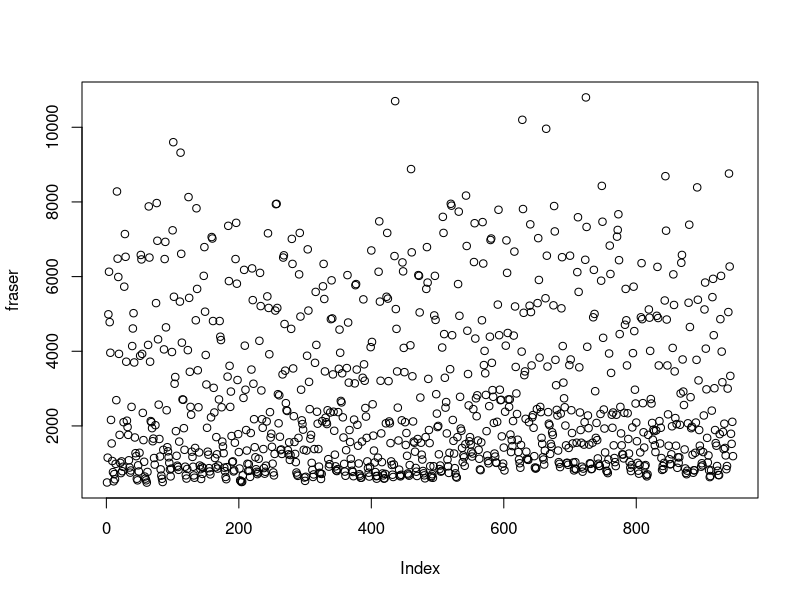
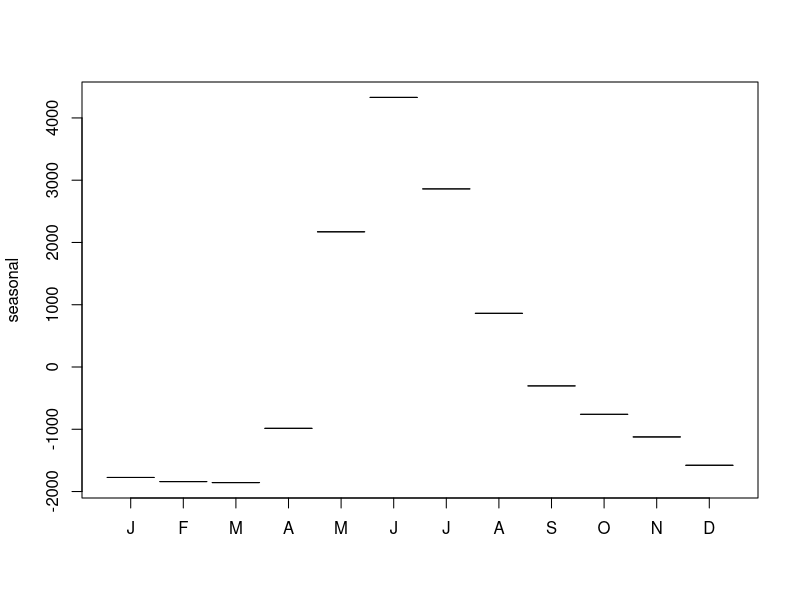
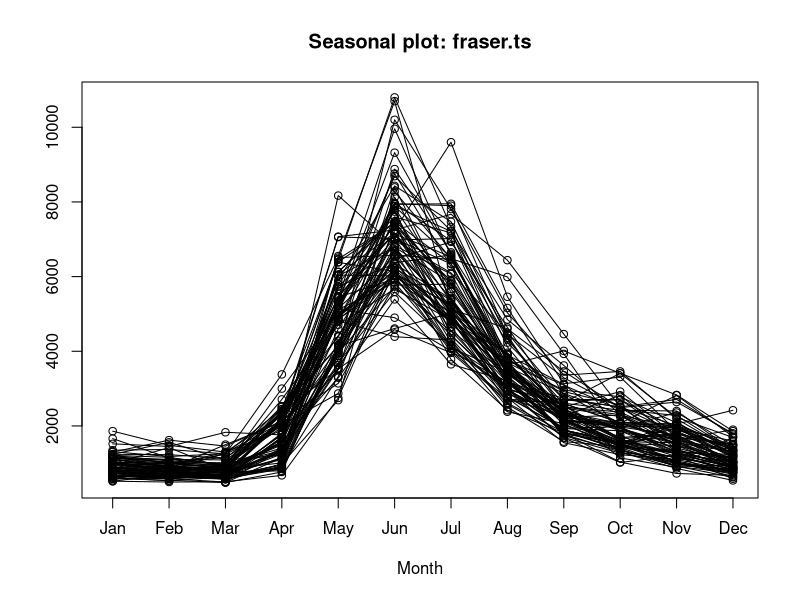

These figures' R source, in order:
library(forecast)
fraser <- scan("fraser.txt")
plot(fraser)
fraser.ts <- ts(fraser, frequency=12, start=c(1913,3))
fraser.stl = stl(fraser.ts, s.window="periodic")
monthplot(fraser.stl)
seasonplot(fraser.ts)
